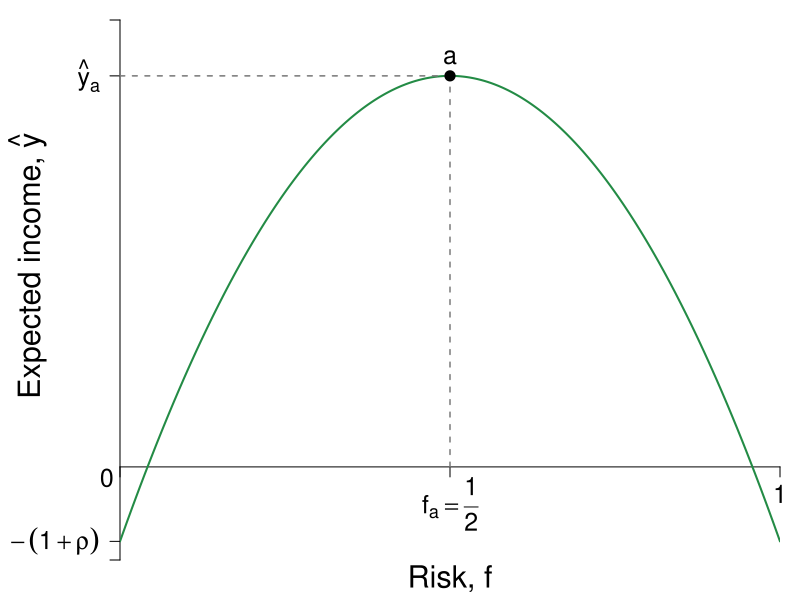

Write the R code that produced this figure.
#Graph Designer: Simon Halliday, Scott Cohn
#Authors: Bowles, Foley and Halliday
#Title: Coordination, Conflict and Competition: A Text in Microeconomics

library(shape)
pdf(file = "credit/return_maximization_oppcost.pdf", width = 8, height = 6)

#Set parameters for graphics
pointsize <- 1.8
axislabelsize <- 1.8
labelsize <- 1.5
namesize <- 1.8
annotatesize <- 1.5
graphlinewidth <- 2
segmentlinewidth <- 1.5

COL <- c("#7fc97f", "#beaed4", "#fdc086", "#ffff99", "#386cb0", "#f0027f", "#bf5b17", "#666666")
COLA <- c("#e0f3db", "#99d8c9","#66c2a4","#41ae76", "#238b45", "#005824")
COLB <- c("#c6dbef", "#4eb3d3", "#2b8cbe", "#0868ac","#084081")
COLC <- c("#fcfbfd", "#efedf5", "#dadaeb", "#bcbddc", "#9e9ac8", "#807dba", "#6a51a3", "#54278f", "#3f007d")
grays <- gray.colors(25, start = 1, end = 0, alpha = 1)

#Edited the margins to cater for the larger LHS labels
par(mar =  c(2, 6, 1, 1))

return <- function(f, mu = 5){
  mu*f*(1 - f) - 0.2
}

indiffA <- function(x, alpha = 0.7, uA = 4) {
  (uA / x^alpha)^(1/(1 - alpha))
}

trsline <- function(x, constant = 10, slope = 4){
  constant - (slope)*x
}

ff <- function(x, c = 12, s = 1/3){
  c - s*x
}

xlims <- c(0, 1)
ylims <- c(-0.25, 1.2)

npts <- 501 
x <- seq(xlims[1], xlims[2], length.out = npts)
y <- seq(ylims[1], ylims[2], length.out = npts) 
a <- c(2, 4, 6)

plot(0, 0, xlim = xlims, ylim = ylims, type = "n",
     xlab = expression(paste("")),
     ylab = expression(paste("")), 
     xaxt = "n", 
     yaxt = "n", 
     cex.lab = axislabelsize, 
     bty = "n", 
     xaxs = "i", 
     yaxs = "i"
)



ticksy <- c(ylims[1], return(f = 0),return(f = 0.5), ylims[2])
#ylabels <- c(NA, expression(paste(hat(y)[a] == 1.25)), NA)
ylabels <- c(NA, expression(paste(-(1 + rho))), expression(paste(hat(y)[a])), NA)
#ylabels <- c(NA, expression(paste(-(1 + rho))), expression(paste(y[a] == frac(q,4))), NA)
ticksx <- c(xlims[1], 0.5, xlims[2])
xlabels <- c(NA, NA, 1)

axis(1, at = ticksx, pos = 0, labels = xlabels, cex.axis = labelsize)
axis(2, at = ticksy, pos = 0, labels = ylabels, las = 1, cex.axis = labelsize)

npts <- 500 
xx1 <- seq(xlims[1], xlims[2], length.out = npts)
xx2 <- seq(0, xlims[2], length.out = npts)
xx3 <- seq(1.5, 2.5, length.out = npts)
xx4 <- seq(3, 5, length.out = npts)
xx5 <- seq(7, 9, length.out = npts)

#Draw the graphs
lines(xx1, return(xx1), col = COLA[5], lwd = graphlinewidth)

#Axis labels
#mtext(expression(paste("Risk, ", f)), side = 1, line = 2.5, cex = axislabelsize)
text(0.5*(xlims[2]), -0.3, expression(paste("Risk, ", f)), xpd = TRUE, cex = axislabelsize) 
text(0.5*(xlims[2]), -0.1, expression(paste(f[a] == frac(1, 2))), xpd = TRUE, cex = labelsize) 

text(-0.14, 0.45*(ylims[2]), expression(paste("Expected income, ", hat(y) )), xpd = TRUE, cex = axislabelsize, srt = 90) 
text(-0.02, -0.03, expression(paste(0)), xpd = TRUE, cex = labelsize) 

segments(0.5, 0, 0.5, return(0.5), lty = 2, col = grays[20] , lwd = segmentlinewidth)
segments(0, return(0.5), 0.5, return(0.5), lty = 2, col = grays[20] , lwd = segmentlinewidth)

#Annotate points (4,4),(2,8),(8,2) on feasibility frontier
text(0.5, return(0.5) + 0.05, expression(paste(a)), cex = labelsize)
points(0.5, return(0.5), pch = 16, col = "black", cex = 1.5)

dev.off()
